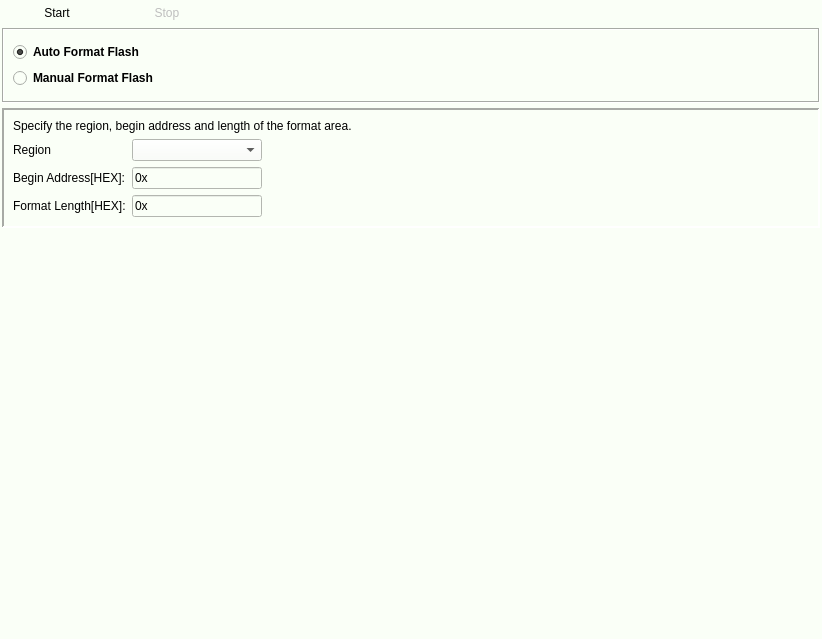
<?xml version="1.0" encoding="UTF-8"?>
<ui version="4.0">
 <class>FormatWidget</class>
 <widget class="QWidget" name="FormatWidget">
  <property name="geometry">
   <rect>
    <x>0</x>
    <y>0</y>
    <width>822</width>
    <height>639</height>
   </rect>
  </property>
  <property name="windowTitle">
   <string>Form</string>
  </property>
  <property name="styleSheet">
   <string notr="true">background-color: rgb(250, 255, 247);</string>
  </property>
  <layout class="QVBoxLayout" name="verticalLayout_5">
   <property name="spacing">
    <number>5</number>
   </property>
   <property name="leftMargin">
    <number>2</number>
   </property>
   <property name="topMargin">
    <number>2</number>
   </property>
   <property name="rightMargin">
    <number>2</number>
   </property>
   <property name="bottomMargin">
    <number>2</number>
   </property>
   <item>
    <widget class="QFrame" name="frame_3">
     <property name="sizePolicy">
      <sizepolicy hsizetype="Preferred" vsizetype="Preferred">
       <horstretch>70</horstretch>
       <verstretch>0</verstretch>
      </sizepolicy>
     </property>
     <property name="minimumSize">
      <size>
       <width>0</width>
       <height>0</height>
      </size>
     </property>
     <property name="maximumSize">
      <size>
       <width>16777215</width>
       <height>16777215</height>
      </size>
     </property>
     <property name="frameShape">
      <enum>QFrame::Box</enum>
     </property>
     <property name="frameShadow">
      <enum>QFrame::Sunken</enum>
     </property>
     <property name="lineWidth">
      <number>0</number>
     </property>
     <layout class="QHBoxLayout" name="horizontalLayout_2">
      <property name="spacing">
       <number>0</number>
      </property>
      <property name="leftMargin">
       <number>0</number>
      </property>
      <property name="topMargin">
       <number>0</number>
      </property>
      <property name="rightMargin">
       <number>0</number>
      </property>
      <property name="bottomMargin">
       <number>0</number>
      </property>
      <item>
       <widget class="QToolButton" name="toolButton_Start">
        <property name="sizePolicy">
         <sizepolicy hsizetype="Fixed" vsizetype="Preferred">
          <horstretch>91</horstretch>
          <verstretch>46</verstretch>
         </sizepolicy>
        </property>
        <property name="minimumSize">
         <size>
          <width>110</width>
          <height>0</height>
         </size>
        </property>
        <property name="toolTip">
         <string>Ctrl + F</string>
        </property>
        <property name="text">
         <string>Start</string>
        </property>
        <property name="icon">
         <iconset resource="../Resources/icon.qrc">
          <normaloff>:/images/start.png</normaloff>:/images/start.png</iconset>
        </property>
        <property name="iconSize">
         <size>
          <width>24</width>
          <height>24</height>
         </size>
        </property>
        <property name="shortcut">
         <string>Ctrl+F</string>
        </property>
        <property name="toolButtonStyle">
         <enum>Qt::ToolButtonTextUnderIcon</enum>
        </property>
        <property name="autoRaise">
         <bool>true</bool>
        </property>
       </widget>
      </item>
      <item>
       <widget class="QToolButton" name="toolButton_stop">
        <property name="enabled">
         <bool>false</bool>
        </property>
        <property name="sizePolicy">
         <sizepolicy hsizetype="Fixed" vsizetype="Preferred">
          <horstretch>91</horstretch>
          <verstretch>46</verstretch>
         </sizepolicy>
        </property>
        <property name="minimumSize">
         <size>
          <width>110</width>
          <height>0</height>
         </size>
        </property>
        <property name="toolTip">
         <string>Shift + F</string>
        </property>
        <property name="text">
         <string>Stop</string>
        </property>
        <property name="icon">
         <iconset resource="../Resources/icon.qrc">
          <normaloff>:/images/stop.png</normaloff>:/images/stop.png</iconset>
        </property>
        <property name="iconSize">
         <size>
          <width>24</width>
          <height>24</height>
         </size>
        </property>
        <property name="shortcut">
         <string>Shift+F</string>
        </property>
        <property name="toolButtonStyle">
         <enum>Qt::ToolButtonTextUnderIcon</enum>
        </property>
        <property name="autoRaise">
         <bool>true</bool>
        </property>
       </widget>
      </item>
      <item>
       <spacer name="horizontalSpacer">
        <property name="orientation">
         <enum>Qt::Horizontal</enum>
        </property>
        <property name="sizeHint" stdset="0">
         <size>
          <width>238</width>
          <height>20</height>
         </size>
        </property>
       </spacer>
      </item>
     </layout>
    </widget>
   </item>
   <item>
    <widget class="QFrame" name="frame_2">
     <property name="minimumSize">
      <size>
       <width>600</width>
       <height>75</height>
      </size>
     </property>
     <property name="maximumSize">
      <size>
       <width>16777215</width>
       <height>16777215</height>
      </size>
     </property>
     <property name="frameShape">
      <enum>QFrame::Box</enum>
     </property>
     <property name="frameShadow">
      <enum>QFrame::Sunken</enum>
     </property>
     <property name="lineWidth">
      <number>1</number>
     </property>
     <property name="midLineWidth">
      <number>0</number>
     </property>
     <layout class="QGridLayout" name="gridLayout_2">
      <item row="0" column="0">
       <layout class="QHBoxLayout" name="horizontalLayout">
        <item>
         <layout class="QVBoxLayout" name="verticalLayout">
          <item>
           <layout class="QVBoxLayout" name="verticalLayout_4">
            <item>
             <layout class="QHBoxLayout" name="horizontalLayout_3">
              <item>
               <widget class="QRadioButton" name="radioButton_AutoFormat">
                <property name="enabled">
                 <bool>true</bool>
                </property>
                <property name="font">
                 <font>
                  <weight>75</weight>
                  <bold>true</bold>
                 </font>
                </property>
                <property name="text">
                 <string>Auto Format Flash</string>
                </property>
                <property name="checked">
                 <bool>true</bool>
                </property>
               </widget>
              </item>
              <item>
               <spacer name="horizontalSpacer_3">
                <property name="orientation">
                 <enum>Qt::Horizontal</enum>
                </property>
                <property name="sizeHint" stdset="0">
                 <size>
                  <width>40</width>
                  <height>20</height>
                 </size>
                </property>
               </spacer>
              </item>
             </layout>
            </item>
           </layout>
          </item>
          <item>
           <layout class="QVBoxLayout" name="verticalLayout_6">
            <item>
             <layout class="QHBoxLayout" name="horizontalLayout_4">
              <item>
               <widget class="QRadioButton" name="radioButton_ManualFormat">
                <property name="font">
                 <font>
                  <weight>75</weight>
                  <bold>true</bold>
                 </font>
                </property>
                <property name="text">
                 <string>Manual Format Flash</string>
                </property>
                <property name="checked">
                 <bool>false</bool>
                </property>
               </widget>
              </item>
              <item>
               <spacer name="horizontalSpacer_5">
                <property name="orientation">
                 <enum>Qt::Horizontal</enum>
                </property>
                <property name="sizeHint" stdset="0">
                 <size>
                  <width>40</width>
                  <height>20</height>
                 </size>
                </property>
               </spacer>
              </item>
             </layout>
            </item>
           </layout>
          </item>
         </layout>
        </item>
       </layout>
      </item>
     </layout>
    </widget>
   </item>
   <item>
    <widget class="QFrame" name="frame_ManualFormatSettings">
     <property name="enabled">
      <bool>true</bool>
     </property>
     <property name="frameShape">
      <enum>QFrame::Panel</enum>
     </property>
     <property name="frameShadow">
      <enum>QFrame::Sunken</enum>
     </property>
     <property name="lineWidth">
      <number>2</number>
     </property>
     <property name="midLineWidth">
      <number>3</number>
     </property>
     <layout class="QGridLayout" name="gridLayout_3">
      <item row="1" column="0">
       <layout class="QHBoxLayout" name="horizontalLayout_5">
        <item>
         <layout class="QVBoxLayout" name="verticalLayout_3">
          <item>
           <widget class="QLabel" name="label_region">
            <property name="text">
             <string>Region</string>
            </property>
           </widget>
          </item>
          <item>
           <widget class="QLabel" name="label_BeginAddress">
            <property name="text">
             <string>Begin Address[HEX]:</string>
            </property>
           </widget>
          </item>
          <item>
           <widget class="QLabel" name="label_FormatLength">
            <property name="text">
             <string>Format Length[HEX]:</string>
            </property>
           </widget>
          </item>
         </layout>
        </item>
        <item>
         <layout class="QVBoxLayout" name="verticalLayout_2">
          <item>
           <widget class="QComboBox" name="comboBox_region">
            <property name="minimumSize">
             <size>
              <width>120</width>
              <height>0</height>
             </size>
            </property>
            <property name="maximumSize">
             <size>
              <width>130</width>
              <height>16777215</height>
             </size>
            </property>
           </widget>
          </item>
          <item>
           <widget class="QLineEdit" name="lineEdit_BeginAddress">
            <property name="minimumSize">
             <size>
              <width>120</width>
              <height>0</height>
             </size>
            </property>
            <property name="maximumSize">
             <size>
              <width>130</width>
              <height>16777215</height>
             </size>
            </property>
            <property name="toolTip">
             <string>input values between 1 to 16 hexadecimal.</string>
            </property>
            <property name="text">
             <string>0x</string>
            </property>
            <property name="maxLength">
             <number>18</number>
            </property>
            <property name="placeholderText">
             <string/>
            </property>
           </widget>
          </item>
          <item>
           <widget class="QLineEdit" name="lineEdit_FormatLength">
            <property name="minimumSize">
             <size>
              <width>120</width>
              <height>0</height>
             </size>
            </property>
            <property name="maximumSize">
             <size>
              <width>130</width>
              <height>16777215</height>
             </size>
            </property>
            <property name="toolTip">
             <string>input values between 1 to 16 hexadecimal.</string>
            </property>
            <property name="text">
             <string>0x</string>
            </property>
            <property name="maxLength">
             <number>18</number>
            </property>
           </widget>
          </item>
         </layout>
        </item>
        <item>
         <spacer name="horizontalSpacer_2">
          <property name="orientation">
           <enum>Qt::Horizontal</enum>
          </property>
          <property name="sizeHint" stdset="0">
           <size>
            <width>40</width>
            <height>20</height>
           </size>
          </property>
         </spacer>
        </item>
       </layout>
      </item>
      <item row="0" column="0">
       <widget class="QLabel" name="label_manualLabel">
        <property name="text">
         <string>&lt;html&gt;&lt;head/&gt;&lt;body&gt;&lt;p&gt;&lt;span style=&quot; color:#000000;&quot;&gt;Specify the region, begin address and length of the format area.&lt;/span&gt;&lt;/p&gt;&lt;/body&gt;&lt;/html&gt;</string>
        </property>
       </widget>
      </item>
     </layout>
    </widget>
   </item>
   <item>
    <spacer name="verticalSpacer">
     <property name="orientation">
      <enum>Qt::Vertical</enum>
     </property>
     <property name="sizeHint" stdset="0">
      <size>
       <width>597</width>
       <height>95</height>
      </size>
     </property>
    </spacer>
   </item>
  </layout>
 </widget>
 <resources>
  <include location="../Resources/icon.qrc"/>
 </resources>
 <connections/>
</ui>
